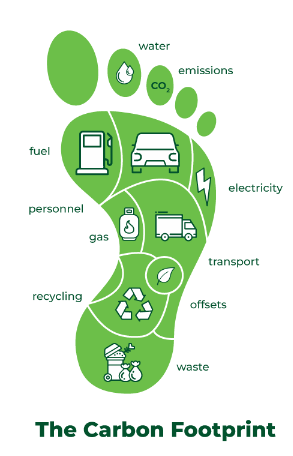
#> input picture foot.png, 293 x 456 px
$ python resizing_images.py
#> lines starting #> are read from the running program, lines starting #| are printed output that depends on the picture
# -*- coding: utf-8 -*-
"""
Created on Mon Jan 13 18:14:44 2025

@author: sakhi
"""

import cv2
img = cv2.imread(r"foot.png",1)
#> img is the input picture: shape (456, 293, 3); mean B, G, R 211.3, 235.8, 216.5
print(img.shape)
#| (456, 293, 3)
height = 200
width = 150
dim = (width,height)
resized = cv2.resize(img, dim)
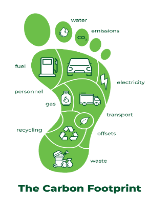
#> resized: shape (200, 150, 3); mean B, G, R 211.3, 235.7, 216.4
cv2.imshow("original.png", img)
cv2.imshow("resized.png",resized)
cv2.waitKey(0)
cv2.destroyAllWindows()

$ run again, with pose2.png copied over foot.png
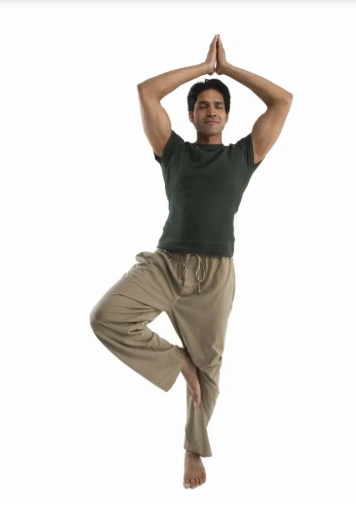
#> input picture pose2.png, 356 x 510 px
#> img is the input picture: shape (510, 356, 3); mean B, G, R 221, 224.1, 226.6
#| (510, 356, 3)
#> `resized = cv2.resize(img, dim)`:
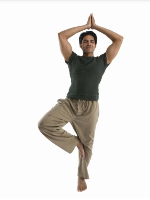
#> resized: shape (200, 150, 3); mean B, G, R 220.9, 224, 226.6
